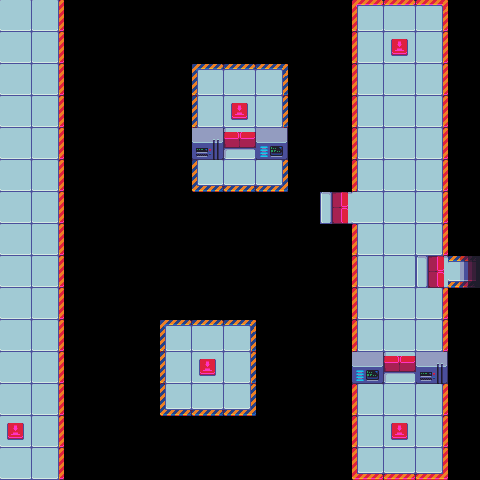

This game map was drawn from its Tiled (.tmx) file and the tilesets committed beside it. A one-line description and the trimmed map source follow:
An orthogonal 15x15 tile map with 32x32 px tiles, 1 tile layer (Слой тайлов 1), 3 tilesets and 13 objects (5x button, 4x door, 2x platform, enter, exit).

<map version="1.0" orientation="orthogonal" renderorder="right-down" width="15" height="15" tilewidth="32" tileheight="32" nextobjectid="15">
 <tileset firstgid="1" name="scifitiles-sheet" tilewidth="32" tileheight="32" tilecount="84">
  <image source="scifitiles-sheet.png" width="448" height="192" />
  <tile id="17">
   <properties>
    <property name="get_through" value="0" />
   </properties>
  </tile>
  <tile id="44">
   <properties>
    <property name="get_through" value="0" />
   </properties>
  </tile>
 </tileset>
 <tileset firstgid="85" name="black" tilewidth="32" tileheight="32" tilecount="1">
  <image source="black.png" width="32" height="32" />
 </tileset>
 <tileset firstgid="86" name="rotate" tilewidth="32" tileheight="32" tilecount="84">
  <image source="rotate.png" width="448" height="192" />
 </tileset>
 <layer name="Слой тайлов 1" width="15" height="15">
  <data>[225 cells, 225 non-empty, 24 distinct tile ids]</data>
 </layer>
 <objectgroup name="Слой объектов 1">
  <object id="1" name="enter" type="enter" x="1" y="98" width="30" height="28">
   <properties>
    <property name="arr_pos" value="45" />
   </properties>
  </object>
  <object id="2" name="button_1" type="button" x="2" y="416" width="27" height="28">
   <properties>
    <property name="arr_pos" value="195" />
   </properties>
  </object>
  <object id="3" name="button_2" type="button" x="190" y="352" width="33" height="30">
   <properties>
    <property name="arr_pos" value="171" />
    <property name="switches" value="[&quot;door_2&quot;]" />
   </properties>
  </object>
  <object id="4" name="door_2" type="door" x="223" y="128" width="31" height="30">
   <properties>
    <property name="arr_pos" value="67" />
    <property name="button_id" value="2" />
    <property name="is_locked" value="1" />
    <property name="paired_tile" value="21" />
   </properties>
  </object>
  <object id="6" name="exit" type="exit" x="450" y="256" width="29" height="29">
   <properties>
    <property name="arr_pos" value="134" />
   </properties>
  </object>
  <object id="7" name="button_3" type="button" x="221" y="97" width="32" height="27">
   <properties>
    <property name="arr_pos" value="52" />
    <property name="switches" value="[&quot;door_3&quot;]" />
   </properties>
  </object>
  <object id="8" name="door_3" type="door" x="320" y="190" width="32" height="32">
   <properties>
    <property name="arr_pos" value="100" />
    <property name="button_id" value="3" />
    <property name="is_locked" value="1" />
    <property name="paired_tile" value="21" />
   </properties>
  </object>
  <object id="9" name="button_4" type="button" x="382" y="31" width="34" height="30">
   <properties>
    <property name="arr_pos" value="27" />
    <property name="switches" value="[&quot;door_4&quot;] " />
   </properties>
  </object>
  <object id="10" name="button_5" type="button" x="385" y="417" width="29" height="28">
   <properties>
    <property name="arr_pos" value="207" />
    <property name="switches" value="door_5" />
   </properties>
  </object>
  <object id="11" name="door_5" type="door" x="416" y="257" width="32" height="29">
   <properties>
    <property name="arr_pos" value="133" />
    <property name="button_id" value="4" />
    <property name="is_locked" value="1" />
    <property name="paired_tile" value="21" />
   </properties>
  </object>
  <object id="12" name="door_4" type="door" x="384" y="353" width="31" height="28">
   <properties>
    <property name="arr_pos" value="177" />
    <property name="button_id" value="5" />
    <property name="is_locked" value="1" />
    <property name="paired_tile" value="21" />
   </properties>
  </object>
  <object id="13" name="platform_1" type="platform" gid="47" x="128" y="128" width="32" height="32">
   <properties>
    <property name="arr_pos" value="49" />
    <property name="button_id" value="button_1" />
    <property name="tile_id" value="47" />
   </properties>
  </object>
  <object id="14" name="platform_2" type="platform" gid="47" x="64" y="224" width="32" height="32">
   <properties>
    <property name="arr_pos" value="92" />
    <property name="button_id" value="button_2" />
    <property name="tile_id" value="47" />
   </properties>
  </object>
 </objectgroup>
</map>
